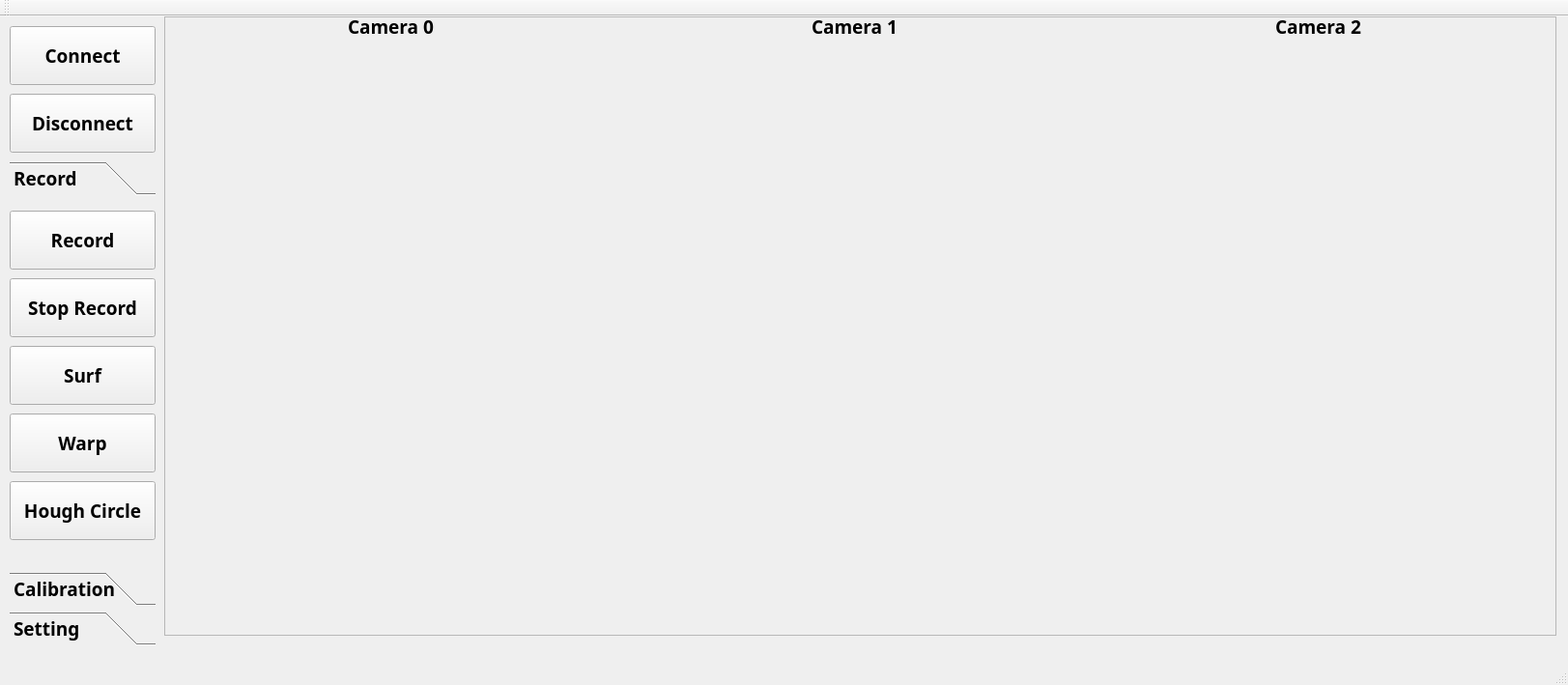
<?xml version="1.0" encoding="UTF-8"?>
<ui version="4.0">
 <class>MainWindow</class>
 <widget class="QMainWindow" name="MainWindow">
  <property name="geometry">
   <rect>
    <x>0</x>
    <y>0</y>
    <width>1623</width>
    <height>709</height>
   </rect>
  </property>
  <property name="font">
   <font>
    <family>Arial Black</family>
    <pointsize>14</pointsize>
    <weight>75</weight>
    <bold>true</bold>
   </font>
  </property>
  <property name="windowTitle">
   <string>MainWindow</string>
  </property>
  <widget class="QWidget" name="centralWidget">
   <widget class="QFrame" name="frame">
    <property name="geometry">
     <rect>
      <x>170</x>
      <y>0</y>
      <width>1441</width>
      <height>641</height>
     </rect>
    </property>
    <property name="frameShape">
     <enum>QFrame::StyledPanel</enum>
    </property>
    <property name="frameShadow">
     <enum>QFrame::Raised</enum>
    </property>
    <widget class="QLabel" name="video_1_label">
     <property name="geometry">
      <rect>
       <x>10</x>
       <y>10</y>
       <width>81</width>
       <height>31</height>
      </rect>
     </property>
     <property name="text">
      <string/>
     </property>
    </widget>
    <widget class="QLabel" name="video_2_label">
     <property name="geometry">
      <rect>
       <x>160</x>
       <y>10</y>
       <width>61</width>
       <height>21</height>
      </rect>
     </property>
     <property name="text">
      <string/>
     </property>
    </widget>
    <widget class="QLabel" name="video_3_label">
     <property name="geometry">
      <rect>
       <x>300</x>
       <y>10</y>
       <width>61</width>
       <height>21</height>
      </rect>
     </property>
     <property name="text">
      <string/>
     </property>
    </widget>
   </widget>
   <widget class="QToolBox" name="toolBox">
    <property name="geometry">
     <rect>
      <x>10</x>
      <y>150</y>
      <width>151</width>
      <height>501</height>
     </rect>
    </property>
    <property name="currentIndex">
     <number>0</number>
    </property>
    <widget class="QWidget" name="page">
     <property name="geometry">
      <rect>
       <x>0</x>
       <y>0</y>
       <width>151</width>
       <height>378</height>
      </rect>
     </property>
     <attribute name="label">
      <string>Record</string>
     </attribute>
     <widget class="QPushButton" name="stopRecord_pushButton">
      <property name="geometry">
       <rect>
        <x>0</x>
        <y>80</y>
        <width>151</width>
        <height>61</height>
       </rect>
      </property>
      <property name="text">
       <string>Stop Record</string>
      </property>
     </widget>
     <widget class="QPushButton" name="record_pushButton">
      <property name="geometry">
       <rect>
        <x>0</x>
        <y>10</y>
        <width>151</width>
        <height>61</height>
       </rect>
      </property>
      <property name="text">
       <string>Record</string>
      </property>
     </widget>
     <widget class="QPushButton" name="houghCircle_pushButton">
      <property name="geometry">
       <rect>
        <x>0</x>
        <y>290</y>
        <width>151</width>
        <height>61</height>
       </rect>
      </property>
      <property name="text">
       <string>Hough Circle</string>
      </property>
     </widget>
     <widget class="QPushButton" name="surf_pushButton">
      <property name="geometry">
       <rect>
        <x>0</x>
        <y>150</y>
        <width>151</width>
        <height>61</height>
       </rect>
      </property>
      <property name="text">
       <string>Surf</string>
      </property>
     </widget>
     <widget class="QPushButton" name="warp_pushButton">
      <property name="geometry">
       <rect>
        <x>0</x>
        <y>220</y>
        <width>151</width>
        <height>61</height>
       </rect>
      </property>
      <property name="text">
       <string>Warp</string>
      </property>
     </widget>
    </widget>
    <widget class="QWidget" name="page_3">
     <property name="geometry">
      <rect>
       <x>0</x>
       <y>0</y>
       <width>151</width>
       <height>378</height>
      </rect>
     </property>
     <attribute name="label">
      <string>Calibration</string>
     </attribute>
     <widget class="QPushButton" name="calibration_pushButton">
      <property name="geometry">
       <rect>
        <x>0</x>
        <y>60</y>
        <width>141</width>
        <height>51</height>
       </rect>
      </property>
      <property name="text">
       <string>Calibration</string>
      </property>
     </widget>
     <widget class="QComboBox" name="calibration_comboBox">
      <property name="geometry">
       <rect>
        <x>90</x>
        <y>10</y>
        <width>51</width>
        <height>41</height>
       </rect>
      </property>
      <item>
       <property name="text">
        <string>0</string>
       </property>
      </item>
      <item>
       <property name="text">
        <string>1</string>
       </property>
      </item>
      <item>
       <property name="text">
        <string>2</string>
       </property>
      </item>
     </widget>
     <widget class="QPushButton" name="calibrationShot_pushButton">
      <property name="enabled">
       <bool>false</bool>
      </property>
      <property name="geometry">
       <rect>
        <x>0</x>
        <y>160</y>
        <width>141</width>
        <height>51</height>
       </rect>
      </property>
      <property name="text">
       <string>Snapshot</string>
      </property>
     </widget>
     <widget class="QLabel" name="label">
      <property name="geometry">
       <rect>
        <x>0</x>
        <y>10</y>
        <width>91</width>
        <height>41</height>
       </rect>
      </property>
      <property name="text">
       <string>Camera</string>
      </property>
     </widget>
     <widget class="QLabel" name="label_2">
      <property name="geometry">
       <rect>
        <x>0</x>
        <y>120</y>
        <width>91</width>
        <height>41</height>
       </rect>
      </property>
      <property name="text">
       <string>Files</string>
      </property>
     </widget>
     <widget class="QSpinBox" name="calibrationFiles_spinBox">
      <property name="geometry">
       <rect>
        <x>90</x>
        <y>120</y>
        <width>51</width>
        <height>41</height>
       </rect>
      </property>
      <property name="maximum">
       <number>40</number>
      </property>
      <property name="value">
       <number>20</number>
      </property>
     </widget>
     <widget class="QPushButton" name="calculation_pushButton">
      <property name="geometry">
       <rect>
        <x>0</x>
        <y>320</y>
        <width>141</width>
        <height>51</height>
       </rect>
      </property>
      <property name="text">
       <string>Calculation</string>
      </property>
     </widget>
     <widget class="QLineEdit" name="gridSize_lineEdit">
      <property name="geometry">
       <rect>
        <x>10</x>
        <y>280</y>
        <width>131</width>
        <height>31</height>
       </rect>
      </property>
      <property name="text">
       <string>0.8</string>
      </property>
     </widget>
     <widget class="QSpinBox" name="calibrationRows_spinBox">
      <property name="geometry">
       <rect>
        <x>90</x>
        <y>240</y>
        <width>51</width>
        <height>31</height>
       </rect>
      </property>
      <property name="value">
       <number>6</number>
      </property>
     </widget>
     <widget class="QLabel" name="label_6">
      <property name="geometry">
       <rect>
        <x>0</x>
        <y>210</y>
        <width>81</width>
        <height>31</height>
       </rect>
      </property>
      <property name="text">
       <string>Corner</string>
      </property>
     </widget>
     <widget class="QSpinBox" name="calibrationCols_spinBox">
      <property name="geometry">
       <rect>
        <x>10</x>
        <y>240</y>
        <width>51</width>
        <height>31</height>
       </rect>
      </property>
      <property name="value">
       <number>9</number>
      </property>
     </widget>
     <widget class="QLabel" name="label_7">
      <property name="geometry">
       <rect>
        <x>70</x>
        <y>240</y>
        <width>21</width>
        <height>31</height>
       </rect>
      </property>
      <property name="text">
       <string>X</string>
      </property>
     </widget>
    </widget>
    <widget class="QWidget" name="page_2">
     <property name="geometry">
      <rect>
       <x>0</x>
       <y>0</y>
       <width>151</width>
       <height>378</height>
      </rect>
     </property>
     <attribute name="label">
      <string>Setting</string>
     </attribute>
     <widget class="QComboBox" name="cam_3_comboBox">
      <property name="geometry">
       <rect>
        <x>30</x>
        <y>210</y>
        <width>101</width>
        <height>31</height>
       </rect>
      </property>
      <item>
       <property name="text">
        <string>0</string>
       </property>
      </item>
      <item>
       <property name="text">
        <string>1</string>
       </property>
      </item>
      <item>
       <property name="text">
        <string>2</string>
       </property>
      </item>
     </widget>
     <widget class="QCheckBox" name="cam_2_checkBox">
      <property name="geometry">
       <rect>
        <x>10</x>
        <y>90</y>
        <width>141</width>
        <height>31</height>
       </rect>
      </property>
      <property name="text">
       <string>Camera #2</string>
      </property>
      <property name="checked">
       <bool>true</bool>
      </property>
     </widget>
     <widget class="QCheckBox" name="cam_3_checkBox">
      <property name="geometry">
       <rect>
        <x>10</x>
        <y>170</y>
        <width>141</width>
        <height>31</height>
       </rect>
      </property>
      <property name="text">
       <string>Camera #3</string>
      </property>
      <property name="checked">
       <bool>true</bool>
      </property>
     </widget>
     <widget class="QComboBox" name="cam_1_comboBox">
      <property name="geometry">
       <rect>
        <x>30</x>
        <y>40</y>
        <width>101</width>
        <height>31</height>
       </rect>
      </property>
      <item>
       <property name="text">
        <string>1</string>
       </property>
      </item>
      <item>
       <property name="text">
        <string>0</string>
       </property>
      </item>
      <item>
       <property name="text">
        <string>2</string>
       </property>
      </item>
     </widget>
     <widget class="QCheckBox" name="cam_1_checkBox">
      <property name="geometry">
       <rect>
        <x>10</x>
        <y>0</y>
        <width>141</width>
        <height>31</height>
       </rect>
      </property>
      <property name="text">
       <string>Camera #1</string>
      </property>
      <property name="iconSize">
       <size>
        <width>16</width>
        <height>16</height>
       </size>
      </property>
      <property name="checked">
       <bool>true</bool>
      </property>
     </widget>
     <widget class="QComboBox" name="cam_2_comboBox">
      <property name="geometry">
       <rect>
        <x>30</x>
        <y>130</y>
        <width>101</width>
        <height>31</height>
       </rect>
      </property>
      <item>
       <property name="text">
        <string>2</string>
       </property>
      </item>
      <item>
       <property name="text">
        <string>0</string>
       </property>
      </item>
      <item>
       <property name="text">
        <string>1</string>
       </property>
      </item>
     </widget>
    </widget>
   </widget>
   <widget class="QPushButton" name="cam_disconnect_pushButton">
    <property name="geometry">
     <rect>
      <x>10</x>
      <y>80</y>
      <width>151</width>
      <height>61</height>
     </rect>
    </property>
    <property name="text">
     <string>Disconnect</string>
    </property>
   </widget>
   <widget class="QPushButton" name="cam_connect_pushButton">
    <property name="geometry">
     <rect>
      <x>10</x>
      <y>10</y>
      <width>151</width>
      <height>61</height>
     </rect>
    </property>
    <property name="text">
     <string>Connect</string>
    </property>
   </widget>
   <widget class="QLabel" name="label_3">
    <property name="geometry">
     <rect>
      <x>360</x>
      <y>-10</y>
      <width>111</width>
      <height>41</height>
     </rect>
    </property>
    <property name="text">
     <string>Camera 0</string>
    </property>
   </widget>
   <widget class="QLabel" name="label_4">
    <property name="geometry">
     <rect>
      <x>840</x>
      <y>-10</y>
      <width>111</width>
      <height>41</height>
     </rect>
    </property>
    <property name="text">
     <string>Camera 1</string>
    </property>
   </widget>
   <widget class="QLabel" name="label_5">
    <property name="geometry">
     <rect>
      <x>1320</x>
      <y>-10</y>
      <width>111</width>
      <height>41</height>
     </rect>
    </property>
    <property name="text">
     <string>Camera 2</string>
    </property>
   </widget>
  </widget>
  <widget class="QMenuBar" name="menuBar">
   <property name="geometry">
    <rect>
     <x>0</x>
     <y>0</y>
     <width>1623</width>
     <height>21</height>
    </rect>
   </property>
  </widget>
  <widget class="QToolBar" name="mainToolBar">
   <attribute name="toolBarArea">
    <enum>TopToolBarArea</enum>
   </attribute>
   <attribute name="toolBarBreak">
    <bool>false</bool>
   </attribute>
  </widget>
  <widget class="QStatusBar" name="statusBar"/>
 </widget>
 <layoutdefault spacing="6" margin="11"/>
 <resources/>
 <connections/>
</ui>
